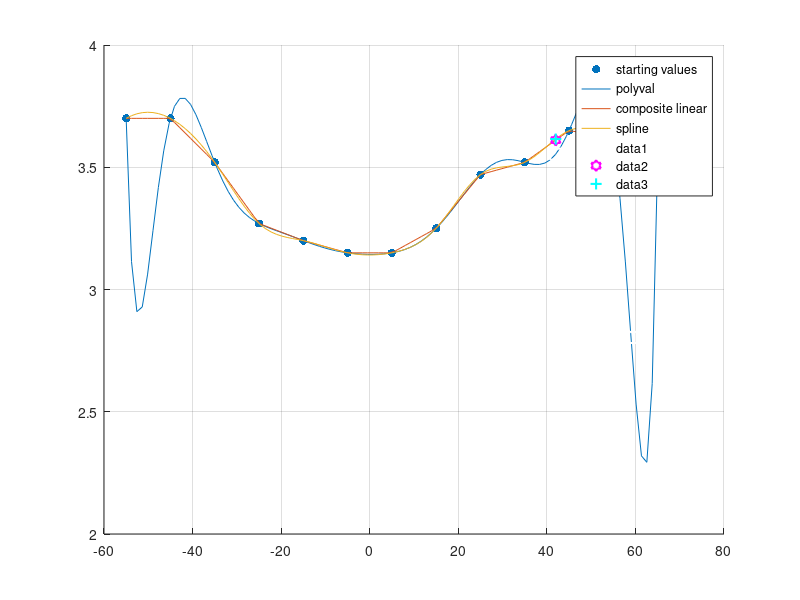

MATLAB code for this plot:
clc;
clear;

x = -55:10:65;
y = [3.7 3.7 3.52 3.27 3.2 3.15 3.15 3.25 3.47 3.52 3.65 3.62 3.52];

np = length(x);
deg = np - 1;

list = ["Vandermonde" "Polyfit"];
[choice,tf] = listdlg(ListString=list);

if ~tf, return; end

if choice == 1
    disp("Vandermonde mode");

    A = vander(x);

    a = A \ y.';
else
    disp("Polyfit mode");

    a = polyfit(x, y, deg);
end

x1 = linspace(x(1), x(length(x)), 100);
xlat = [42, 59];

y1p = polyval(a, x1);
y1i = interp1(x, y, x1);
y1s = spline(x, y, x1);

figure(1);
clf;

scatter(x, y, 'filled');

hold on;
grid on;

plot(x1, y1p);
plot(x1, y1i);
plot(x1, y1s);

legend("starting values", "polyval", "composite linear", "spline");

ylat_poly   = polyval(a, xlat);
ylat_linear = interp1(x, y, xlat);
ylat_spline = spline(x, y, xlat);
plot(xlat, ylat_poly,   'sw', 'MarkerSize', 8, 'LineWidth', 1.5); % quadrati bianchi
plot(xlat, ylat_linear, 'hm', 'MarkerSize', 8, 'LineWidth', 1.5); % esagoni magenta
plot(xlat, ylat_spline, '+c', 'MarkerSize', 8, 'LineWidth', 1.5); % croci ciano

fprintf('Roma (42°):  Lagrange = %.4f | Lineare = %.4f | Spline = %.4f\n', ...
    ylat_poly(1), ylat_linear(1), ylat_spline(1));
fprintf('Oslo (59°):  Lagrange = %.4f | Lineare = %.4f | Spline = %.4f\n', ...
    ylat_poly(2), ylat_linear(2), ylat_spline(2));
